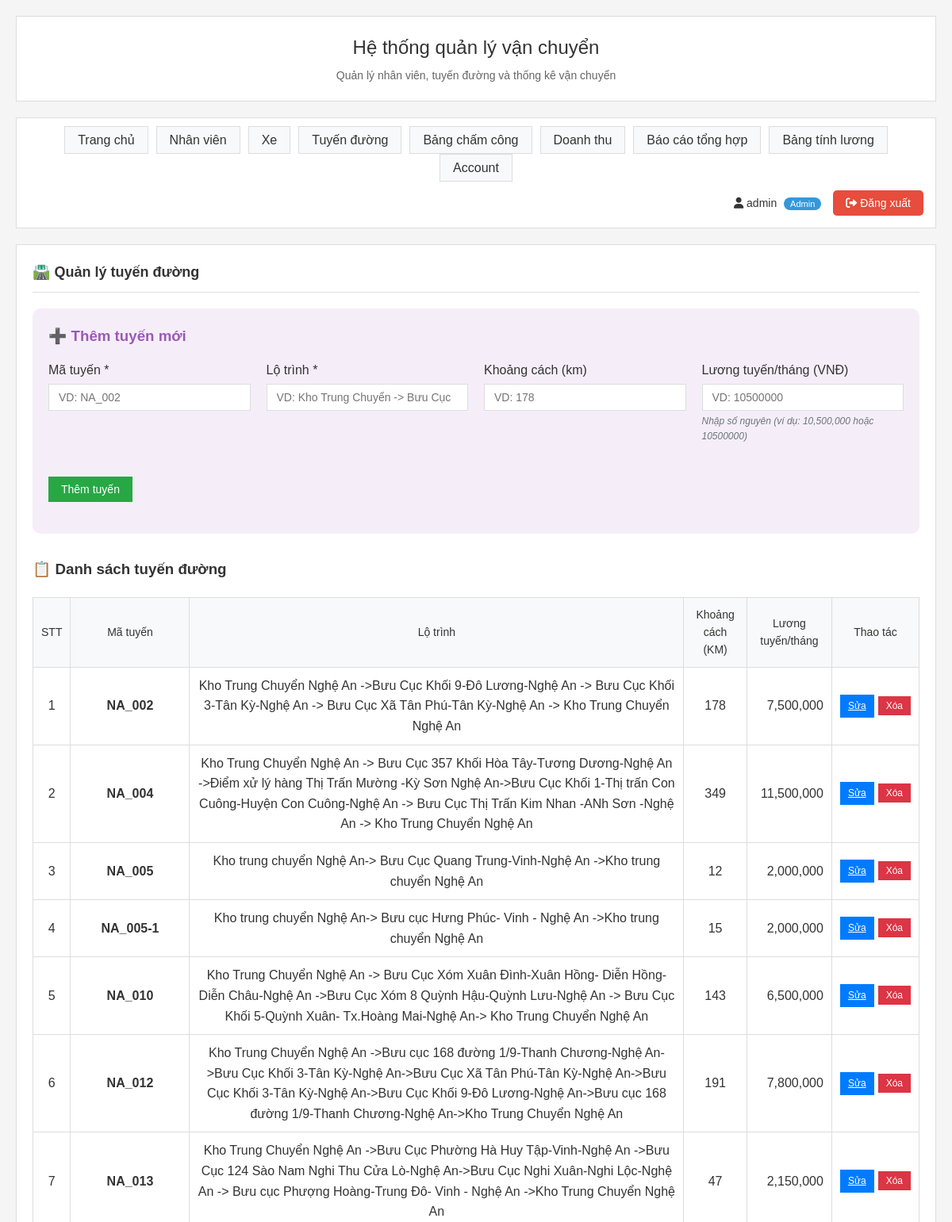
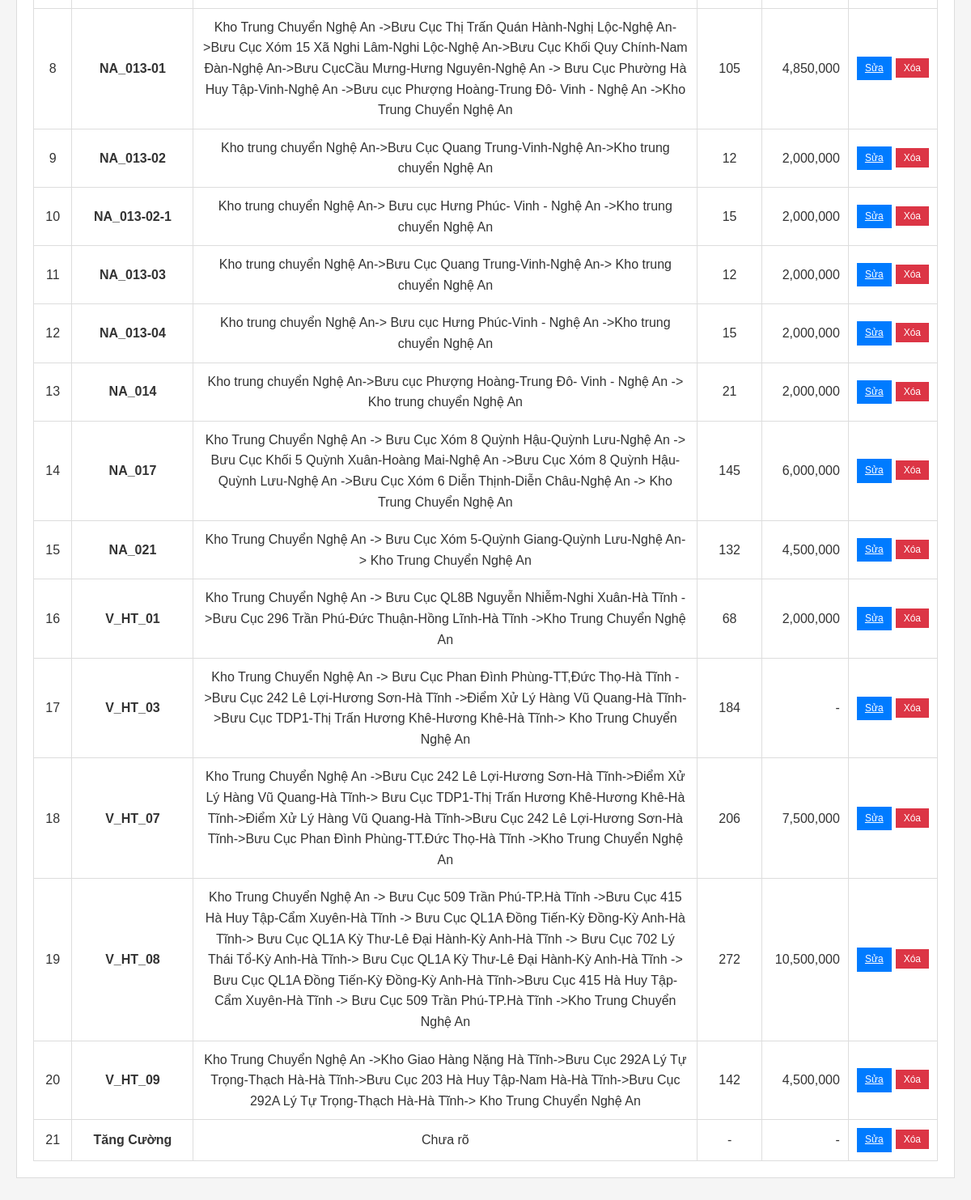
The page /routes (signed in) on the database its author committed (2 pictures, top to bottom).
### main.py (models this page shows)
class Account(Base):
    __tablename__ = "accounts"
    id = Column(Integer, primary_key=True, index=True)
    username = Column(String, unique=True, nullable=False)  # Tên đăng nhập
    password = Column(String, nullable=False)  # Mật khẩu (lưu dạng plain text, có thể hash sau)
    role = Column(String, default="User")  # Phân quyền: Admin, User, Guest
    created_at = Column(DateTime, default=datetime.utcnow)
    updated_at = Column(DateTime, default=datetime.utcnow, onupdate=datetime.utcnow)

class Route(Base):
    __tablename__ = "routes"
    id = Column(Integer, primary_key=True, index=True)
    route_code = Column(String, nullable=False)  # NA_002, NA_004, etc.
    route_name = Column(String, nullable=False)
    distance = Column(Float)  # KM/Chuyến
    unit_price = Column(Float)  # Đơn giá
    monthly_salary = Column(Float)  # Lương tuyến/tháng
    vehicle_id = Column(Integer, ForeignKey("vehicles.id"), nullable=True)
    is_active = Column(Integer, default=1)
    status = Column(Integer, default=1)  # 1: Active, 0: Inactive
    created_at = Column(DateTime, default=datetime.utcnow)
    vehicle = relationship("Vehicle", back_populates="routes")
    daily_routes = relationship("DailyRoute", back_populates="route")

### main.py (the view)
@app.get("/routes", response_class=HTMLResponse)
async def routes_page(request: Request, db: Session = Depends(get_db), current_user = Depends(get_current_user)):
    if current_user is None:
        return RedirectResponse(url="/login", status_code=303)
    if current_user["role"] != "Admin":
        return RedirectResponse(url="/daily-new", status_code=303)
    routes = db.query(Route).filter(Route.is_active == 1, Route.status == 1).all()
    def sort_routes_with_tang_cuong_at_bottom(routes):
        normal_routes = [route for route in routes if route.route_code and route.route_code.strip() != "Tăng Cường"]
        tang_cuong_routes = [route for route in routes if route.route_code and route.route_code.strip() == "Tăng Cường"]
        normal_routes_sorted = sorted(normal_routes, key=lambda route: route.route_code.lower() if route.route_code else "")
        return normal_routes_sorted + tang_cuong_routes
    routes = sort_routes_with_tang_cuong_at_bottom(routes)
    return templates.TemplateResponse("routes.html", {
        "request": request,
        "current_user": current_user,
        "routes": routes
    })

### templates/routes.html (shortened to what this page needs)
{% extends "base.html" %}
{% block content %}
<h2>🛣️ Quản lý tuyến đường</h2>
<div style="background: rgba(155, 89, 182, 0.1); padding: 20px; border-radius: 10px; margin-bottom: 30px;">
    <h3 style="color: #9b59b6; margin-bottom: 15px;">➕ Thêm tuyến mới</h3>
    <form method="post" action="/routes/add" style="display: grid; grid-template-columns: repeat(auto-fit, minmax(250px, 1fr)); gap: 20px;">
        <div class="form-group">
            <label for="route_code">Mã tuyến *</label>
            <input type="text" id="route_code" name="route_code" required placeholder="VD: NA_002">
        </div>
        <div class="form-group">
            <label for="route_name">Lộ trình *</label>
            <input type="text" id="route_name" name="route_name" required placeholder="VD: Kho Trung Chuyển -> Bưu Cục">
        </div>
        <div class="form-group">
            <label for="distance">Khoảng cách (km)</label>
            <input type="number" id="distance" name="distance" step="0.1" placeholder="VD: 178">
        </div>
        <div class="form-group">
            <label for="monthly_salary">Lương tuyến/tháng (VNĐ)</label>
            <input type="number" id="monthly_salary" name="monthly_salary" min="0" placeholder="VD: 10500000"
                   oninput="formatNumberInput(this)" onblur="validateIntegerInput(this)">
            <small class="form-help">Nhập số nguyên (ví dụ: 10,500,000 hoặc 10500000)</small>
        </div>
        <div class="form-group" style="display: flex; align-items: end;">
            <button type="submit" class="btn btn-success">Thêm tuyến</button>
        </div>
    </form>
</div>
<h3>📋 Danh sách tuyến đường</h3>
{% if routes %}
<table class="table">
    <thead>
        <tr>
            <th>STT</th>
            <th style="width: 150px;">Mã tuyến</th>
            <th>Lộ trình</th>
            <th>Khoảng cách (KM)</th>
            <th>Lương tuyến/tháng</th>
            <th>Thao tác</th>
        </tr>
    </thead>
    <tbody>
        {% for route in routes %}
        <tr>
            <td>{{ loop.index }}</td>
            <td style="white-space: nowrap;"><strong>{{ route.route_code }}</strong></td>
            <td>{{ route.route_name }}</td>
            <td>{{ "{:,.0f}".format(route.distance) if route.distance else "-" }}</td>
            <td class="number">{{ "{:,.0f}".format(route.monthly_salary) if route.monthly_salary else "-" }}</td>
            <td>
                <div style="display: flex; gap: 5px;">
                    <a href="/routes/edit/{{ route.id }}" class="btn btn-sm btn-primary" style="padding: 5px 10px; font-size: 12px;">Sửa</a>
                    <form method="post" action="/routes/delete/{{ route.id }}" style="display: inline;" onsubmit="return confirm('Bạn có chắc chắn muốn xóa tuyến này?')">
                        <button type="submit" class="btn btn-sm btn-danger" style="padding: 5px 10px; font-size: 12px;">Xóa</button>
                    </form>
                </div>
            </td>
        </tr>
        {% endfor %}
    </tbody>
</table>
{% else %}
<div style="text-align: center; padding: 40px; color: #7f8c8d;">
    <h3>🛣️ Chưa có tuyến nào</h3>
    <p>Hãy thêm tuyến đầu tiên bằng form bên trên</p>
</div>
{% endif %}
{% endblock %}

### templates/base.html (shortened to what this page needs)
<!DOCTYPE html>
<html lang="vi">
<head>
    <link rel="stylesheet" href="https://cdnjs.cloudflare.com/ajax/libs/font-awesome/6.0.0/css/all.min.css">
    <link rel="stylesheet" href="/static/style.css">
</head>
<body>
    <div class="container">
        <div class="header">
            <h1>Hệ thống quản lý vận chuyển</h1>
            <p>Quản lý nhân viên, tuyến đường và thống kê vận chuyển</p>
        </div>
        <nav class="nav">
            <ul>
                {% if current_user and current_user.role == "Admin" %}
                <li><a href="/">Trang chủ</a></li>
                <li><a href="/employees">Nhân viên</a></li>
                <li><a href="/vehicles">Xe</a></li>
                <li><a href="/routes">Tuyến đường</a></li>
                <li><a href="/daily-new">Bảng chấm công</a></li>
                <li><a href="/revenue">Doanh thu</a></li>
                <li><a href="/report">Báo cáo tổng hợp</a></li>
                <li><a href="/salary-calculation">Bảng tính lương</a></li>
                <li><a href="/accounts">Account</a></li>
                {% elif current_user and current_user.role == "User" %}
                <li><a href="/daily-new">Bảng chấm công</a></li>
                <li><a href="/revenue">Doanh thu</a></li>
                {% endif %}
            </ul>
            {% if current_user %}
            <div style="margin-left: auto; display: flex; align-items: center; gap: 15px;">
                <span style="color: #333; font-size: 14px;">
                    <i class="fas fa-user"></i> {{ current_user.username }}
                    <span style="background: #3498db; color: white; padding: 2px 8px; border-radius: 12px; font-size: 11px; margin-left: 5px;">
                        {{ current_user.role }}
                    </span>
                </span>
                <form method="POST" action="/logout" style="margin: 0; display: inline;">
                    <button type="submit" style="background: #e74c3c; color: white; border: none; padding: 8px 16px; border-radius: 5px; cursor: pointer; font-size: 14px;">
                        <i class="fas fa-sign-out-alt"></i> Đăng xuất
                    </button>
                </form>
            </div>
            {% endif %}
        </nav>
        <main class="content">
            {% block content %}{% endblock %}
        </main>
    </div>
</body>
</html>

### static/style.css (style rules this page uses)
* { margin: 0; padding: 0; box-sizing: border-box; }
body { font-family: Arial, sans-serif; background-color: #f5f5f5; color: #333; line-height: 1.6; }
.container { max-width: 1200px; margin: 0 auto; padding: 20px; }
.header { background: white; border: 1px solid #ddd; padding: 20px; margin-bottom: 20px; text-align: center; }
.header h1 { color: #333; font-size: 24px; margin-bottom: 5px; font-weight: normal; }
.header p { color: #666; font-size: 14px; }
.nav { background: white; border: 1px solid #ddd; padding: 15px; margin-bottom: 20px; display: flex; justify-content: space-between; align-items: center; flex-wrap: wrap; gap: 15px; }
.nav ul { list-style: none; display: flex; justify-content: center; flex-wrap: wrap; gap: 10px; margin: 0; padding: 0; }
.nav a { text-decoration: none; color: #333; padding: 8px 16px; background: #f8f9fa; border: 1px solid #ddd; transition: background-color 0.2s; }
.content { background: white; border: 1px solid #ddd; padding: 20px; margin-bottom: 20px; }
.content h2 { color: #333; margin-bottom: 20px; font-size: 18px; border-bottom: 1px solid #ddd; padding-bottom: 10px; }
.form-group { margin-bottom: 20px; }
.form-group label { display: block; margin-bottom: 5px; font-weight: normal; color: #333; }
.form-group input, .form-group select { width: 100%; padding: 8px 12px; border: 1px solid #ddd; font-size: 14px; background: white; }
.form-help { display: block; font-size: 12px; color: #6c757d; margin-top: 4px; font-style: italic; }
.btn { background: #007bff; color: white; padding: 8px 16px; border: none; font-size: 14px; cursor: pointer; transition: background-color 0.2s; }
.btn-success { background: #28a745; }
.btn-danger { background: #dc3545; }
.table { width: 100%; border-collapse: collapse; margin-top: 20px; background: white; border: 1px solid #ddd; }
.table th, .table td { padding: 10px; text-align: center; border-bottom: 1px solid #ddd; border-right: 1px solid #ddd; }
.table th { background: #f8f9fa; color: #333; font-weight: normal; font-size: 14px; text-align: center; }
table th, table td { text-align: center; }
thead th, th { text-align: center !important; }
.text-right, .salary-amount, .number, td.text-right, th.text-right { text-align: right !important; }

### rows shown on the page
Account: username "admin", role "Admin"
Route: route_code "NA_002", route_name "Kho Trung Chuyển Nghệ An ->Bưu Cục Khối 9-Đô Lương-Nghệ An -> Bưu Cục Khối 3-Tân Kỳ-Nghệ An -> Bưu Cục Xã Tân Phú-Tân Kỳ-Nghệ An -> Kho Trung Chuyển Nghệ An", distance "178", monthly_salary "7,500,000"
Route: route_code "NA_004", route_name "Kho Trung Chuyển Nghệ An -> Bưu Cục 357 Khối Hòa Tây-Tương Dương-Nghệ An ->Điểm xử lý hàng Thị Trấn Mường -Kỳ Sơn Nghệ An->Bưu Cục Khối 1-Thị trấn Con Cuông-Huyện Con Cuông-Nghệ An -> Bưu Cục Thị Trấn Kim Nhan -ANh Sơn -Nghệ An -> Kho Trung Chuyển Nghệ An", distance "349", monthly_salary "11,500,000"
Route: route_code "NA_005", route_name "Kho trung chuyển Nghệ An-> Bưu Cục Quang Trung-Vinh-Nghệ An ->Kho trung chuyển Nghệ An", distance "12", monthly_salary "2,000,000"
Route: route_code "NA_005-1", route_name "Kho trung chuyển Nghệ An-> Bưu cục Hưng Phúc- Vinh - Nghệ An ->Kho trung chuyển Nghệ An", distance "15", monthly_salary "2,000,000"
Route: route_code "NA_010", route_name "Kho Trung Chuyển Nghệ An -> Bưu Cục Xóm Xuân Đình-Xuân Hồng- Diễn Hồng-Diễn Châu-Nghệ An ->Bưu Cục Xóm 8 Quỳnh Hậu-Quỳnh Lưu-Nghệ An -> Bưu Cục Khối 5-Quỳnh Xuân- Tx.Hoàng Mai-Nghệ An-> Kho Trung Chuyển Nghệ An", distance "143", monthly_salary "6,500,000"
Route: route_code "NA_012", route_name "Kho Trung Chuyển Nghệ An ->Bưu cục 168 đường 1/9-Thanh Chương-Nghệ An->Bưu Cục Khối 3-Tân Kỳ-Nghệ An->Bưu Cục Xã Tân Phú-Tân Kỳ-Nghệ An->Bưu Cục Khối 3-Tân Kỳ-Nghệ An->Bưu Cục Khối 9-Đô Lương-Nghệ An->Bưu cục 168 đường 1/9-Thanh Chương-Nghệ An->Kho Trung Chuyển Nghệ An", distance "191", monthly_salary "7,800,000"
Route: route_code "NA_013", route_name "Kho Trung Chuyển Nghệ An ->Bưu Cục Phường Hà Huy Tập-Vinh-Nghệ An ->Bưu Cục 124 Sào Nam Nghi Thu Cửa Lò-Nghệ An->Bưu Cục Nghi Xuân-Nghi Lộc-Nghệ An -> Bưu cục Phượng Hoàng-Trung Đô- Vinh - Nghệ An ->Kho Trung Chuyển Nghệ An", distance "47", monthly_salary "2,150,000"
Route: route_code "NA_013-01", route_name "Kho Trung Chuyển Nghệ An ->Bưu Cục Thị Trấn Quán Hành-Nghị Lộc-Nghệ An->Bưu Cục Xóm 15 Xã Nghi Lâm-Nghi Lộc-Nghệ An->Bưu Cục Khối Quy Chính-Nam Đàn-Nghệ An->Bưu CụcCầu Mưng-Hưng Nguyên-Nghệ An -> Bưu Cục Phường Hà Huy Tập-Vinh-Nghệ An ->Bưu cục Phượng Hoàng-Trung Đô- Vinh - Nghệ An ->Kho Trung Chuyển Nghệ An", distance "105", monthly_salary "4,850,000"
Route: route_code "NA_013-02", route_name "Kho trung chuyển Nghệ An->Bưu Cục Quang Trung-Vinh-Nghệ An->Kho trung chuyển Nghệ An", distance "12", monthly_salary "2,000,000"
Route: route_code "NA_013-02-1", route_name "Kho trung chuyển Nghệ An-> Bưu cục Hưng Phúc- Vinh - Nghệ An ->Kho trung chuyển Nghệ An", distance "15", monthly_salary "2,000,000"
Route: route_code "NA_013-03", route_name "Kho trung chuyển Nghệ An->Bưu Cục Quang Trung-Vinh-Nghệ An-> Kho trung chuyển Nghệ An", distance "12", monthly_salary "2,000,000"
Route: route_code "NA_013-04", route_name "Kho trung chuyển Nghệ An-> Bưu cục Hưng Phúc-Vinh - Nghệ An ->Kho trung chuyển Nghệ An", distance "15", monthly_salary "2,000,000"
Route: route_code "NA_014", route_name "Kho trung chuyển Nghệ An->Bưu cục Phượng Hoàng-Trung Đô- Vinh - Nghệ An -> Kho trung chuyển Nghệ An", distance "21", monthly_salary "2,000,000"
Route: route_code "NA_017", route_name "Kho Trung Chuyển Nghệ An -> Bưu Cục Xóm 8 Quỳnh Hậu-Quỳnh Lưu-Nghệ An -> Bưu Cục Khối 5 Quỳnh Xuân-Hoàng Mai-Nghệ An ->Bưu Cục Xóm 8 Quỳnh Hậu-Quỳnh Lưu-Nghệ An ->Bưu Cục Xóm 6 Diễn Thịnh-Diễn Châu-Nghệ An -> Kho Trung Chuyển Nghệ An", distance "145", monthly_salary "6,000,000"
Route: route_code "NA_021", route_name "Kho Trung Chuyển Nghệ An -> Bưu Cục Xóm 5-Quỳnh Giang-Quỳnh Lưu-Nghệ An-> Kho Trung Chuyển Nghệ An", distance "132", monthly_salary "4,500,000"
Route: route_code "V_HT_01", route_name "Kho Trung Chuyển Nghệ An -> Bưu Cục QL8B Nguyễn Nhiễm-Nghi Xuân-Hà Tĩnh ->Bưu Cục 296 Trần Phú-Đức Thuận-Hồng Lĩnh-Hà Tĩnh ->Kho Trung Chuyển Nghệ An", distance "68", monthly_salary "2,000,000"
Route: route_code "V_HT_03", route_name "Kho Trung Chuyển Nghệ An -> Bưu Cục Phan Đình Phùng-TT,Đức Thọ-Hà Tĩnh ->Bưu Cục 242 Lê Lợi-Hương Sơn-Hà Tĩnh ->Điểm Xử Lý Hàng Vũ Quang-Hà Tĩnh->Bưu Cục TDP1-Thị Trấn Hương Khê-Hương Khê-Hà Tĩnh-> Kho Trung Chuyển Nghệ An", distance "184", monthly_salary "-"
Route: route_code "V_HT_07", route_name "Kho Trung Chuyển Nghệ An ->Bưu Cục 242 Lê Lợi-Hương Sơn-Hà Tĩnh->Điểm Xử Lý Hàng Vũ Quang-Hà Tĩnh-> Bưu Cục TDP1-Thị Trấn Hương Khê-Hương Khê-Hà Tĩnh->Điểm Xử Lý Hàng Vũ Quang-Hà Tĩnh->Bưu Cục 242 Lê Lợi-Hương Sơn-Hà Tĩnh->Bưu Cục Phan Đình Phùng-TT.Đức Thọ-Hà Tĩnh ->Kho Trung Chuyển Nghệ An", distance "206", monthly_salary "7,500,000"
Route: route_code "V_HT_08", route_name "Kho Trung Chuyển Nghệ An -> Bưu Cục 509 Trần Phú-TP.Hà Tĩnh ->Bưu Cục 415 Hà Huy Tập-Cẩm Xuyên-Hà Tĩnh -> Bưu Cục QL1A Đồng Tiến-Kỳ Đồng-Kỳ Anh-Hà Tĩnh-> Bưu Cục QL1A Kỳ Thư-Lê Đại Hành-Kỳ Anh-Hà Tĩnh -> Bưu Cục 702 Lý Thái Tổ-Kỳ Anh-Hà Tĩnh-> Bưu Cục QL1A Kỳ Thư-Lê Đại Hành-Kỳ Anh-Hà Tĩnh -> Bưu Cục QL1A Đồng Tiến-Kỳ Đồng-Kỳ Anh-Hà Tĩnh->Bưu Cục 415 Hà Huy Tập-Cẩm Xuyên-Hà Tĩnh -> Bưu Cục 509 Trần Phú-TP.Hà Tĩnh ->Kho Trung Chuyển Nghệ An", distance "272", monthly_salary "10,500,000"
Route: route_code "V_HT_09", route_name "Kho Trung Chuyển Nghệ An ->Kho Giao Hàng Nặng Hà Tĩnh->Bưu Cục 292A Lý Tự Trọng-Thạch Hà-Hà Tĩnh->Bưu Cục 203 Hà Huy Tập-Nam Hà-Hà Tĩnh->Bưu Cục 292A Lý Tự Trọng-Thạch Hà-Hà Tĩnh-> Kho Trung Chuyển Nghệ An", distance "142", monthly_salary "4,500,000"
Route: route_code "Tăng Cường", route_name "Chưa rõ", distance "-", monthly_salary "-"
